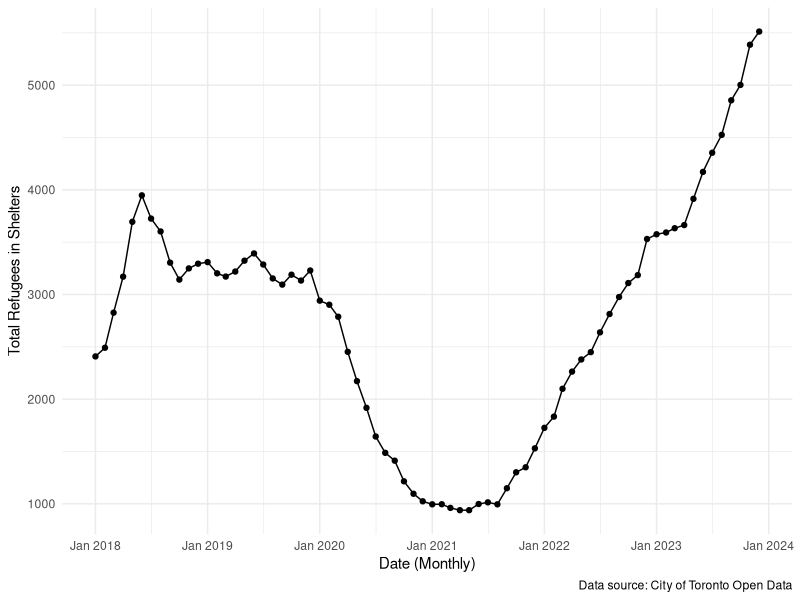
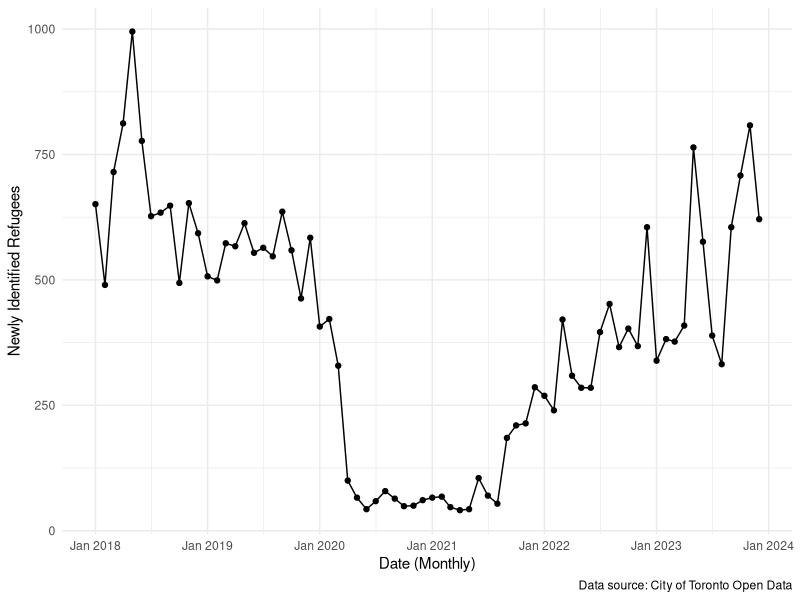
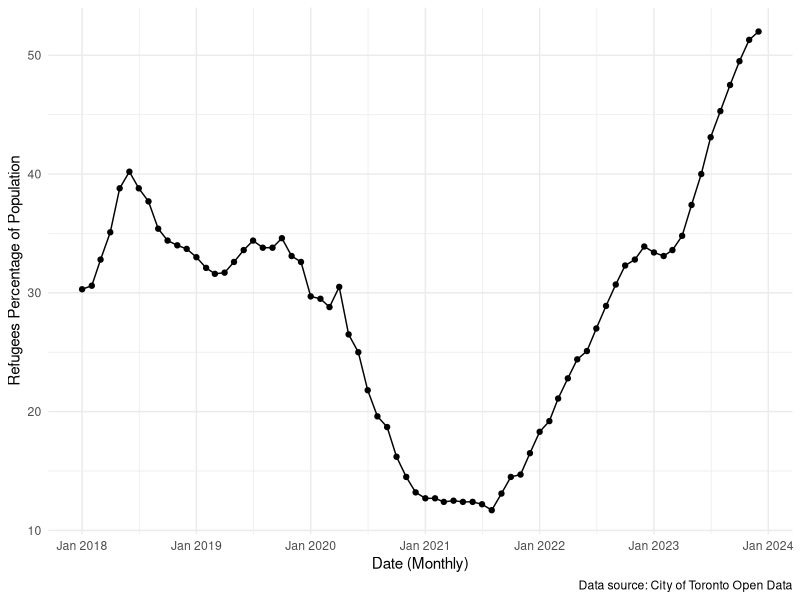

These charts were generated, in order, by the following R code:
## ---- chunk 1
#| include: false
#| warning: false
#| message: false

library(tidyverse)
library(here)
library(knitr)
## ---- chunk 2
#| echo: false
#| include: true
#| message: false


final_refugees_data <-
  read_csv(here("outputs/data/final_refugees_data.csv"))
  show_col_types = FALSE
## ---- chunk 3
#| echo: false
#| include: true
#| message: false
#| label: Sample of Data
#| tbl-cap: Sample of Cleaned Refugee Shelter Data

final_refugees_data <-
  read_csv(here("outputs/data/final_refugees_data.csv"))
  show_col_types = FALSE  

#Based on: https://tellingstorieswithdata.com/05-static_communication.html#tables 
final_refugees_data |>
  slice(1:10) |>
  kable()
## ---- chunk 4
#| echo: false
#| include: true
#| message: false
#| label: fig-totalgraph
#| fig-cap: "Graph showing Total Refugees Over Time"
#| fig-pos: H

final_refugees_data |>
  ggplot(mapping = aes(x = Date, y = Total_Refugees)) +
  geom_line() +
  geom_point() +
  theme_minimal() +
  labs(x = "Date (Monthly)", y = "Total Refugees in Shelters", 
       caption = "Data source: City of Toronto Open Data") +
  scale_x_date(date_labels = "%b %Y", date_breaks = "1 year")
## ---- chunk 5
#| echo: false
#| include: true
#| message: false
#| label: Summary Statistics
#| tbl-cap: "Summary Statistics"
#| fig-pos: H

#Based on: https://tellingstorieswithdata.com/05-static_communication.html#tables

## Table of Means ##
summary_mean <- final_refugees_data |>
  summarise(across(c(New_Refugees, Total_Refugees, Percentage_of_Total), 
                   list(mean = mean)))

## Table of SDs ##
summary_sd <- final_refugees_data |>
  summarise(across(c(New_Refugees, Total_Refugees, Percentage_of_Total), 
                   list(sd = sd)))

#Based on: https://www.geeksforgeeks.org/create-table-from-dataframe-in-r/
## Final Table ##
kable(data.frame(
    Metric = c("New_Refugees", "Total_Refugees", "Percentage_of_Total"),
    Mean = c(summary_mean$New_Refugees_mean, summary_mean$Total_Refugees_mean, summary_mean$Percentage_of_Total_mean),
    SD = c(summary_sd$New_Refugees_sd, summary_sd$Total_Refugees_sd, summary_sd$Percentage_of_Total_sd)
))

## ---- chunk 6
#| echo: false
#| include: true
#| message: false
#| label: fig-newgraph
#| fig-cap: "Graph showing Trend of New Refugees Over Time"
#| fig-pos: H

final_refugees_data |>
  ggplot(mapping = aes(x = Date, y = New_Refugees)) +
  geom_line() +
  geom_point() +
  theme_minimal() +
  labs(x = "Date (Monthly)", y = "Newly Identified Refugees", 
       caption = "Data source: City of Toronto Open Data") +
  scale_x_date(date_labels = "%b %Y", date_breaks = "1 year")
## ---- chunk 7
#| echo: false
#| include: true
#| message: false
#| label: fig-percentgraph
#| fig-cap: "Graph showing Trend of Refugees Percentage of Population Over Time"
#| fig-pos: H

final_refugees_data |>
  ggplot(mapping = aes(x = Date, y = Percentage_of_Total)) +
  geom_line() +
  geom_point() +
  theme_minimal() +
  labs(x = "Date (Monthly)", y = "Refugees Percentage of Population", 
       caption = "Data source: City of Toronto Open Data") +
  scale_x_date(date_labels = "%b %Y", date_breaks = "1 year")
